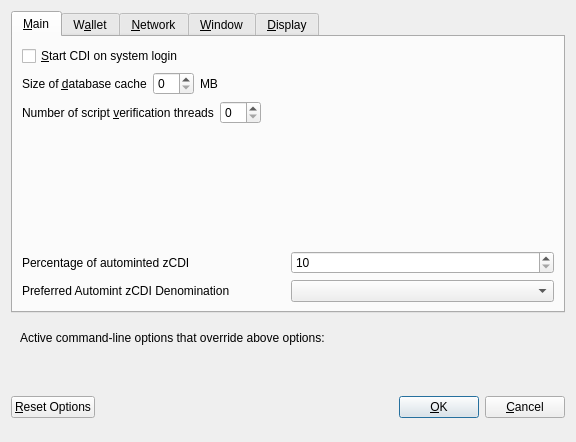
<?xml version="1.0" encoding="UTF-8"?>
<ui version="4.0">
 <class>OptionsDialog</class>
 <widget class="QDialog" name="OptionsDialog">
  <property name="geometry">
   <rect>
    <x>0</x>
    <y>0</y>
    <width>576</width>
    <height>442</height>
   </rect>
  </property>
  <property name="windowTitle">
   <string>Options</string>
  </property>
  <property name="modal">
   <bool>true</bool>
  </property>
  <layout class="QVBoxLayout" name="verticalLayout">
   <item>
    <widget class="QTabWidget" name="tabWidget">
     <property name="currentIndex">
      <number>0</number>
     </property>
     <widget class="QWidget" name="tabMain">
      <attribute name="title">
       <string>&amp;Main</string>
      </attribute>
      <layout class="QVBoxLayout" name="verticalLayout_Main">
       <item>
        <widget class="QCheckBox" name="bitcoinAtStartup">
         <property name="toolTip">
          <string>Automatically start CDI after logging in to the system.</string>
         </property>
         <property name="text">
          <string>&amp;Start CDI on system login</string>
         </property>
        </widget>
       </item>
       <item>
        <layout class="QHBoxLayout" name="horizontalLayout_2_Main">
         <item>
          <widget class="QLabel" name="databaseCacheLabel">
           <property name="text">
            <string>Size of &amp;database cache</string>
           </property>
           <property name="textFormat">
            <enum>Qt::PlainText</enum>
           </property>
           <property name="buddy">
            <cstring>databaseCache</cstring>
           </property>
          </widget>
         </item>
         <item>
          <widget class="QSpinBox" name="databaseCache"/>
         </item>
         <item>
          <widget class="QLabel" name="databaseCacheUnitLabel">
           <property name="text">
            <string>MB</string>
           </property>
           <property name="textFormat">
            <enum>Qt::PlainText</enum>
           </property>
          </widget>
         </item>
         <item>
          <spacer name="horizontalSpacer_2_Main">
           <property name="orientation">
            <enum>Qt::Horizontal</enum>
           </property>
           <property name="sizeHint" stdset="0">
            <size>
             <width>40</width>
             <height>20</height>
            </size>
           </property>
          </spacer>
         </item>
        </layout>
       </item>
       <item>
        <layout class="QHBoxLayout" name="horizontalLayout_3_Main">
         <item>
          <widget class="QLabel" name="threadsScriptVerifLabel">
           <property name="text">
            <string>Number of script &amp;verification threads</string>
           </property>
           <property name="textFormat">
            <enum>Qt::PlainText</enum>
           </property>
           <property name="buddy">
            <cstring>threadsScriptVerif</cstring>
           </property>
          </widget>
         </item>
         <item>
          <widget class="QSpinBox" name="threadsScriptVerif">
           <property name="toolTip">
            <string>(0 = auto, &lt;0 = leave that many cores free)</string>
           </property>
          </widget>
         </item>
         <item>
          <spacer name="horizontalSpacer_3_Main">
           <property name="orientation">
            <enum>Qt::Horizontal</enum>
           </property>
           <property name="sizeHint" stdset="0">
            <size>
             <width>40</width>
             <height>20</height>
            </size>
           </property>
          </spacer>
         </item>
        </layout>
       </item>
       <item>
        <spacer name="verticalSpacer_2">
         <property name="orientation">
          <enum>Qt::Vertical</enum>
         </property>
         <property name="sizeHint" stdset="0">
          <size>
           <width>20</width>
           <height>40</height>
          </size>
         </property>
        </spacer>
       </item>
       <item>
        <layout class="QHBoxLayout" name="horizontalLayout_3">
         <item>
          <widget class="QLabel" name="percentage_label">
           <property name="toolTip">
            <string>Percentage of incoming CDI which get automatically converted to zCDI via Zerocoin Protocol (min: 10%)</string>
           </property>
           <property name="text">
            <string>Percentage of autominted zCDI</string>
           </property>
          </widget>
         </item>
         <item>
          <widget class="QSpinBox" name="zeromintPercentage">
           <property name="minimum">
            <number>10</number>
           </property>
           <property name="maximum">
            <number>100</number>
           </property>
          </widget>
         </item>
        </layout>
       </item>
       <item>
        <layout class="QHBoxLayout" name="horizontalLayout" stretch="0,0">
         <property name="sizeConstraint">
          <enum>QLayout::SetFixedSize</enum>
         </property>
         <item>
          <widget class="QLabel" name="labelPreferredDenom">
           <property name="maximumSize">
            <size>
             <width>16777215</width>
             <height>16777215</height>
            </size>
           </property>
           <property name="toolTip">
            <string>Wait with automatic conversion to Zerocoin until enough CDI for this denomination is available</string>
           </property>
           <property name="text">
            <string>Preferred Automint zCDI Denomination</string>
           </property>
          </widget>
         </item>
         <item>
          <widget class="QComboBox" name="preferredDenom">
           <property name="maximumSize">
            <size>
             <width>16777215</width>
             <height>27</height>
            </size>
           </property>
           <property name="toolTip">
            <string>Wait with automatic conversion to Zerocoin until enough CDI for this denomination is available</string>
           </property>
           <property name="maxVisibleItems">
            <number>9</number>
           </property>
           <property name="maxCount">
            <number>9</number>
           </property>
          </widget>
         </item>
        </layout>
       </item>
      </layout>
     </widget>
     <widget class="QWidget" name="tabWallet">
      <attribute name="title">
       <string>W&amp;allet</string>
      </attribute>
      <layout class="QVBoxLayout" name="verticalLayout_Wallet">
       <item>
        <widget class="QGroupBox" name="groupBox">
         <property name="title">
          <string>Expert</string>
         </property>
         <layout class="QVBoxLayout" name="verticalLayout_2">
          <item>
           <widget class="QCheckBox" name="coinControlFeatures">
            <property name="toolTip">
             <string>Whether to show coin control features or not.</string>
            </property>
            <property name="text">
             <string>Enable coin &amp;control features</string>
            </property>
           </widget>
          </item>
          <item>
           <widget class="QCheckBox" name="showMasternodesTab">
            <property name="toolTip">
             <string>Show additional tab listing all your masternodes in first sub-tab&lt;br/&gt;and all masternodes on the network in second sub-tab.</string>
            </property>
            <property name="text">
             <string>Show Masternodes Tab</string>
            </property>
           </widget>
          </item>
          <item>
           <widget class="QCheckBox" name="spendZeroConfChange">
            <property name="toolTip">
             <string>If you disable the spending of unconfirmed change, the change from a transaction&lt;br/&gt;cannot be used until that transaction has at least one confirmation.&lt;br/&gt;This also affects how your balance is computed.</string>
            </property>
            <property name="text">
             <string>&amp;Spend unconfirmed change</string>
            </property>
           </widget>
          </item>
         </layout>
        </widget>
       </item>
       <item>
        <spacer name="verticalSpacer_Wallet">
         <property name="orientation">
          <enum>Qt::Vertical</enum>
         </property>
         <property name="sizeHint" stdset="0">
          <size>
           <width>20</width>
           <height>40</height>
          </size>
         </property>
        </spacer>
       </item>
      </layout>
     </widget>
     <widget class="QWidget" name="tabNetwork">
      <attribute name="title">
       <string>&amp;Network</string>
      </attribute>
      <layout class="QVBoxLayout" name="verticalLayout_Network">
       <item>
        <widget class="QCheckBox" name="mapPortUpnp">
         <property name="toolTip">
          <string>Automatically open the CDI client port on the router. This only works when your router supports UPnP and it is enabled.</string>
         </property>
         <property name="text">
          <string>Map port using &amp;UPnP</string>
         </property>
        </widget>
       </item>
       <item>
        <widget class="QCheckBox" name="allowIncoming">
         <property name="toolTip">
          <string>Accept connections from outside</string>
         </property>
         <property name="text">
          <string>Allow incoming connections</string>
         </property>
        </widget>
       </item>
       <item>
        <widget class="QCheckBox" name="connectSocks">
         <property name="toolTip">
          <string>Connect to the CDI network through a SOCKS5 proxy.</string>
         </property>
         <property name="text">
          <string>&amp;Connect through SOCKS5 proxy (default proxy):</string>
         </property>
        </widget>
       </item>
       <item>
        <layout class="QHBoxLayout" name="horizontalLayout_1_Network">
         <item>
          <widget class="QLabel" name="proxyIpLabel">
           <property name="text">
            <string>Proxy &amp;IP:</string>
           </property>
           <property name="textFormat">
            <enum>Qt::PlainText</enum>
           </property>
           <property name="buddy">
            <cstring>proxyIp</cstring>
           </property>
          </widget>
         </item>
         <item>
          <widget class="QValidatedLineEdit" name="proxyIp">
           <property name="minimumSize">
            <size>
             <width>140</width>
             <height>0</height>
            </size>
           </property>
           <property name="maximumSize">
            <size>
             <width>140</width>
             <height>16777215</height>
            </size>
           </property>
           <property name="toolTip">
            <string>IP address of the proxy (e.g. IPv4: 127.0.0.1 / IPv6: ::1)</string>
           </property>
          </widget>
         </item>
         <item>
          <widget class="QLabel" name="proxyPortLabel">
           <property name="text">
            <string>&amp;Port:</string>
           </property>
           <property name="textFormat">
            <enum>Qt::PlainText</enum>
           </property>
           <property name="buddy">
            <cstring>proxyPort</cstring>
           </property>
          </widget>
         </item>
         <item>
          <widget class="QLineEdit" name="proxyPort">
           <property name="minimumSize">
            <size>
             <width>55</width>
             <height>0</height>
            </size>
           </property>
           <property name="maximumSize">
            <size>
             <width>55</width>
             <height>16777215</height>
            </size>
           </property>
           <property name="toolTip">
            <string>Port of the proxy (e.g. 9050)</string>
           </property>
          </widget>
         </item>
         <item>
          <spacer name="horizontalSpacer_1_Network">
           <property name="orientation">
            <enum>Qt::Horizontal</enum>
           </property>
           <property name="sizeHint" stdset="0">
            <size>
             <width>40</width>
             <height>20</height>
            </size>
           </property>
          </spacer>
         </item>
        </layout>
       </item>
       <item>
        <spacer name="verticalSpacer_Network">
         <property name="orientation">
          <enum>Qt::Vertical</enum>
         </property>
         <property name="sizeHint" stdset="0">
          <size>
           <width>20</width>
           <height>40</height>
          </size>
         </property>
        </spacer>
       </item>
      </layout>
     </widget>
     <widget class="QWidget" name="tabWindow">
      <attribute name="title">
       <string>&amp;Window</string>
      </attribute>
      <layout class="QVBoxLayout" name="verticalLayout_Window">
       <item>
        <widget class="QCheckBox" name="minimizeToTray">
         <property name="toolTip">
          <string>Show only a tray icon after minimizing the window.</string>
         </property>
         <property name="text">
          <string>&amp;Minimize to the tray instead of the taskbar</string>
         </property>
        </widget>
       </item>
       <item>
        <widget class="QCheckBox" name="minimizeOnClose">
         <property name="toolTip">
          <string>Minimize instead of exit the application when the window is closed. When this option is enabled, the application will be closed only after selecting Quit in the menu.</string>
         </property>
         <property name="text">
          <string>M&amp;inimize on close</string>
         </property>
        </widget>
       </item>
       <item>
        <spacer name="verticalSpacer_Window">
         <property name="orientation">
          <enum>Qt::Vertical</enum>
         </property>
         <property name="sizeHint" stdset="0">
          <size>
           <width>20</width>
           <height>40</height>
          </size>
         </property>
        </spacer>
       </item>
      </layout>
     </widget>
     <widget class="QWidget" name="tabDisplay">
      <attribute name="title">
       <string>&amp;Display</string>
      </attribute>
      <layout class="QVBoxLayout" name="verticalLayout_Display">
       <item>
        <layout class="QHBoxLayout" name="horizontalLayout_1_Display">
         <item>
          <widget class="QLabel" name="langLabel">
           <property name="text">
            <string>User Interface &amp;language:</string>
           </property>
           <property name="textFormat">
            <enum>Qt::PlainText</enum>
           </property>
           <property name="buddy">
            <cstring>lang</cstring>
           </property>
          </widget>
         </item>
         <item>
          <widget class="QValueComboBox" name="lang">
           <property name="toolTip">
            <string>The user interface language can be set here. This setting will take effect after restarting CDI.</string>
           </property>
          </widget>
         </item>
        </layout>
       </item>
       <item>
        <widget class="QLabel" name="label_3">
         <property name="toolTip">
          <string notr="true"/>
         </property>
         <property name="statusTip">
          <string notr="true"/>
         </property>
         <property name="whatsThis">
          <string notr="true"/>
         </property>
         <property name="accessibleName">
          <string notr="true"/>
         </property>
         <property name="text">
          <string>Language missing or translation incomplete? Help contributing translations here:
https://www.transifex.com/cdi-project/cdi-project-translations</string>
         </property>
         <property name="wordWrap">
          <bool>true</bool>
         </property>
         <property name="openExternalLinks">
          <bool>true</bool>
         </property>
         <property name="textInteractionFlags">
          <set>Qt::TextBrowserInteraction</set>
         </property>
        </widget>
       </item>
       <item>
        <layout class="QHBoxLayout" name="horizontalLayout_4_Display" stretch="0,0">
         <item>
          <widget class="QLabel" name="themeLabel">
           <property name="text">
            <string>User Interface Theme:</string>
           </property>
          </widget>
         </item>
         <item>
          <widget class="QValueComboBox" name="theme"/>
         </item>
        </layout>
       </item>
       <item>
        <widget class="Line" name="line">
         <property name="orientation">
          <enum>Qt::Horizontal</enum>
         </property>
        </widget>
       </item>
       <item>
        <layout class="QHBoxLayout" name="horizontalLayout_2_Display">
         <item>
          <widget class="QLabel" name="unitLabel">
           <property name="text">
            <string>&amp;Unit to show amounts in:</string>
           </property>
           <property name="textFormat">
            <enum>Qt::PlainText</enum>
           </property>
           <property name="buddy">
            <cstring>unit</cstring>
           </property>
          </widget>
         </item>
         <item>
          <widget class="QValueComboBox" name="unit">
           <property name="toolTip">
            <string>Choose the default subdivision unit to show in the interface and when sending coins.</string>
           </property>
          </widget>
         </item>
        </layout>
       </item>
       <item>
        <layout class="QHBoxLayout" name="horizontalLayout_5_Display">
         <item>
          <widget class="QLabel" name="digitsLabel">
           <property name="text">
            <string>Decimal digits</string>
           </property>
          </widget>
         </item>
         <item>
          <widget class="QValueComboBox" name="digits"/>
         </item>
        </layout>
       </item>
       <item>
        <layout class="QHBoxLayout" name="horizontalLayout_3_Display">
         <item>
          <widget class="QLabel" name="thirdPartyTxUrlsLabel">
           <property name="toolTip">
            <string>Third party URLs (e.g. a block explorer) that appear in the transactions tab as context menu items. %s in the URL is replaced by transaction hash. Multiple URLs are separated by vertical bar |.</string>
           </property>
           <property name="text">
            <string>Third party transaction URLs</string>
           </property>
           <property name="buddy">
            <cstring>thirdPartyTxUrls</cstring>
           </property>
          </widget>
         </item>
         <item>
          <widget class="QLineEdit" name="thirdPartyTxUrls">
           <property name="toolTip">
            <string>Third party URLs (e.g. a block explorer) that appear in the transactions tab as context menu items. %s in the URL is replaced by transaction hash. Multiple URLs are separated by vertical bar |.</string>
           </property>
          </widget>
         </item>
        </layout>
       </item>
       <item>
        <spacer name="verticalSpacer">
         <property name="orientation">
          <enum>Qt::Vertical</enum>
         </property>
         <property name="sizeHint" stdset="0">
          <size>
           <width>20</width>
           <height>40</height>
          </size>
         </property>
        </spacer>
       </item>
      </layout>
     </widget>
    </widget>
   </item>
   <item>
    <widget class="QFrame" name="frame">
     <layout class="QVBoxLayout" name="verticalLayout_Bottom">
      <item>
       <layout class="QHBoxLayout" name="horizontalLayout_Bottom">
        <item>
         <widget class="QLabel" name="overriddenByCommandLineInfoLabel">
          <property name="text">
           <string>Active command-line options that override above options:</string>
          </property>
          <property name="textFormat">
           <enum>Qt::PlainText</enum>
          </property>
         </widget>
        </item>
        <item>
         <spacer name="horizontalSpacer_Bottom">
          <property name="orientation">
           <enum>Qt::Horizontal</enum>
          </property>
          <property name="sizeHint" stdset="0">
           <size>
            <width>40</width>
            <height>20</height>
           </size>
          </property>
         </spacer>
        </item>
       </layout>
      </item>
      <item>
       <widget class="QLabel" name="overriddenByCommandLineLabel">
        <property name="text">
         <string/>
        </property>
        <property name="textFormat">
         <enum>Qt::PlainText</enum>
        </property>
        <property name="wordWrap">
         <bool>true</bool>
        </property>
       </widget>
      </item>
     </layout>
    </widget>
   </item>
   <item>
    <layout class="QHBoxLayout" name="horizontalLayout_Buttons">
     <item>
      <widget class="QPushButton" name="resetButton">
       <property name="toolTip">
        <string>Reset all client options to default.</string>
       </property>
       <property name="text">
        <string>&amp;Reset Options</string>
       </property>
       <property name="autoDefault">
        <bool>false</bool>
       </property>
      </widget>
     </item>
     <item>
      <spacer name="horizontalSpacer_1">
       <property name="orientation">
        <enum>Qt::Horizontal</enum>
       </property>
       <property name="sizeHint" stdset="0">
        <size>
         <width>40</width>
         <height>48</height>
        </size>
       </property>
      </spacer>
     </item>
     <item>
      <widget class="QLabel" name="statusLabel">
       <property name="minimumSize">
        <size>
         <width>200</width>
         <height>0</height>
        </size>
       </property>
       <property name="font">
        <font>
         <weight>75</weight>
         <bold>true</bold>
        </font>
       </property>
       <property name="text">
        <string/>
       </property>
       <property name="textFormat">
        <enum>Qt::PlainText</enum>
       </property>
       <property name="wordWrap">
        <bool>true</bool>
       </property>
      </widget>
     </item>
     <item>
      <spacer name="horizontalSpacer_2">
       <property name="orientation">
        <enum>Qt::Horizontal</enum>
       </property>
       <property name="sizeHint" stdset="0">
        <size>
         <width>40</width>
         <height>48</height>
        </size>
       </property>
      </spacer>
     </item>
     <item>
      <widget class="QPushButton" name="okButton">
       <property name="text">
        <string>&amp;OK</string>
       </property>
       <property name="autoDefault">
        <bool>false</bool>
       </property>
       <property name="default">
        <bool>true</bool>
       </property>
      </widget>
     </item>
     <item>
      <widget class="QPushButton" name="cancelButton">
       <property name="text">
        <string>&amp;Cancel</string>
       </property>
       <property name="autoDefault">
        <bool>false</bool>
       </property>
      </widget>
     </item>
    </layout>
   </item>
  </layout>
 </widget>
 <customwidgets>
  <customwidget>
   <class>QValidatedLineEdit</class>
   <extends>QLineEdit</extends>
   <header>qvalidatedlineedit.h</header>
  </customwidget>
  <customwidget>
   <class>QValueComboBox</class>
   <extends>QComboBox</extends>
   <header>qvaluecombobox.h</header>
  </customwidget>
 </customwidgets>
 <resources/>
 <connections/>
</ui>
